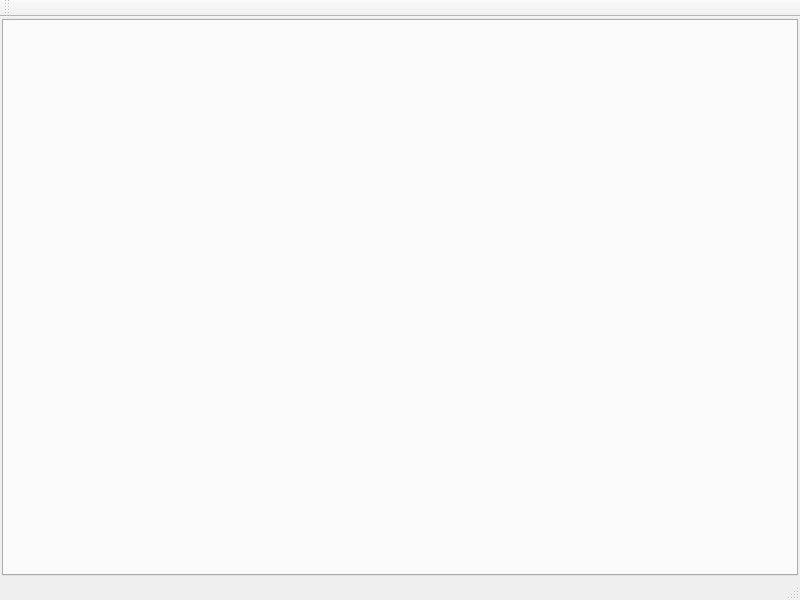
<?xml version="1.0" encoding="UTF-8"?>
<ui version="4.0">
 <class>MainWindow</class>
 <widget class="QMainWindow" name="MainWindow">
  <property name="geometry">
   <rect>
    <x>0</x>
    <y>0</y>
    <width>800</width>
    <height>600</height>
   </rect>
  </property>
  <property name="windowTitle">
   <string>Meow Browser</string>
  </property>
  <widget class="QWidget" name="centralWidget">
   <layout class="QGridLayout" name="gridLayout">
    <property name="leftMargin">
     <number>2</number>
    </property>
    <property name="topMargin">
     <number>2</number>
    </property>
    <property name="rightMargin">
     <number>2</number>
    </property>
    <property name="bottomMargin">
     <number>2</number>
    </property>
    <property name="spacing">
     <number>0</number>
    </property>
    <item row="0" column="0">
     <widget class="QTabWidget" name="tabWidget">
      <property name="currentIndex">
       <number>-1</number>
      </property>
      <property name="iconSize">
       <size>
        <width>16</width>
        <height>16</height>
       </size>
      </property>
      <property name="documentMode">
       <bool>false</bool>
      </property>
      <property name="tabsClosable">
       <bool>true</bool>
      </property>
      <property name="movable">
       <bool>true</bool>
      </property>
     </widget>
    </item>
   </layout>
  </widget>
  <widget class="QMenuBar" name="menuBar">
   <property name="geometry">
    <rect>
     <x>0</x>
     <y>0</y>
     <width>800</width>
     <height>21</height>
    </rect>
   </property>
  </widget>
  <widget class="QToolBar" name="mainToolBar">
   <attribute name="toolBarArea">
    <enum>TopToolBarArea</enum>
   </attribute>
   <attribute name="toolBarBreak">
    <bool>false</bool>
   </attribute>
  </widget>
  <widget class="QStatusBar" name="statusBar"/>
  <action name="actionAddTab">
   <property name="text">
    <string>Add tab</string>
   </property>
   <property name="toolTip">
    <string>Add tab</string>
   </property>
   <property name="shortcut">
    <string>Ctrl+T</string>
   </property>
  </action>
  <action name="actionShowSettings">
   <property name="text">
    <string>Show settings</string>
   </property>
   <property name="toolTip">
    <string>Show settings</string>
   </property>
  </action>
  <action name="actionAddIncognitoTab">
   <property name="text">
    <string>Add incognito tab</string>
   </property>
   <property name="toolTip">
    <string>Add incognito tab</string>
   </property>
   <property name="shortcut">
    <string>Ctrl+Shift+N</string>
   </property>
  </action>
  <action name="actionShowDownloads">
   <property name="text">
    <string>Show downloads</string>
   </property>
   <property name="toolTip">
    <string>Show downloads</string>
   </property>
   <property name="shortcut">
    <string>Ctrl+J</string>
   </property>
  </action>
 </widget>
 <layoutdefault spacing="6" margin="11"/>
 <resources/>
 <connections/>
</ui>
